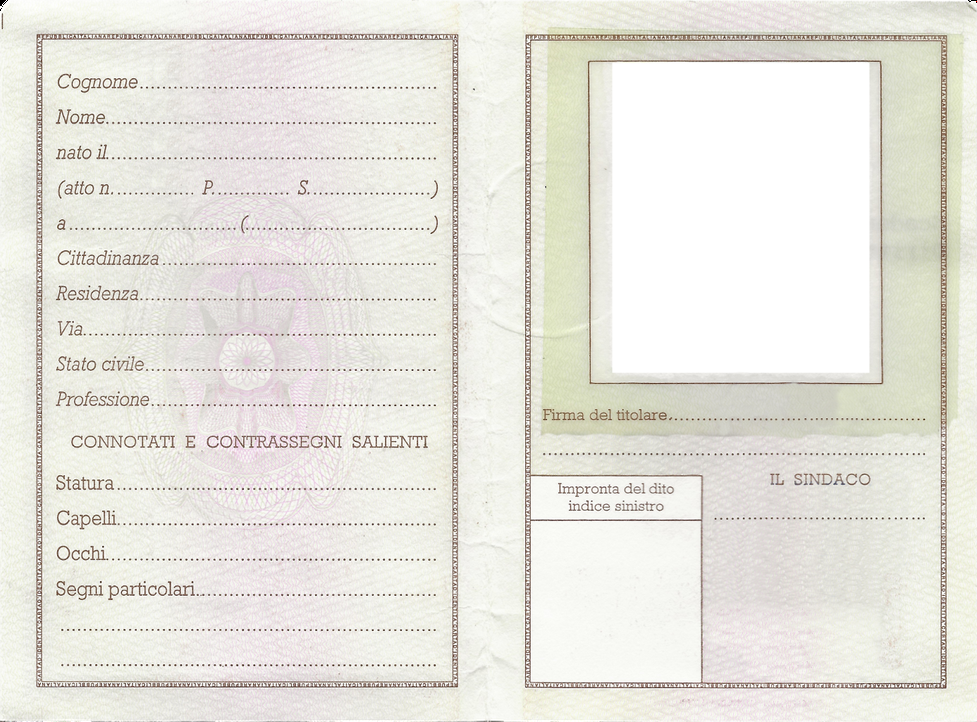
#> input picture SIFT/ReferenceImages/rearCIC.png, 977 x 722 px, shrunk from 1386 x 1024 before the run
$ python RootSIFTV3.py
#> lines starting #> are read from the running program, lines starting #| are printed output that depends on the picture
#%% Import Section
import cv2
import numpy as np
from matplotlib import pyplot as plt
#%% Function definition
# [49 lines left out: function draw_matches, not called in this run]
#%% parameters
eps = 1e-7
#%% path section
tests_paths = 'TestImages/rear/'
references_paths = 'ReferenceImages/'
reference_image_path = references_paths + 'rearCIC.png'
test_image_path = tests_paths + 't-pantaloni-rearCIE.jpg'
#%% SIFT init
sift = cv2.xfeatures2d.SIFT_create()
#%% Opening image
reference_image = cv2.imread(reference_image_path, cv2.IMREAD_GRAYSCALE)
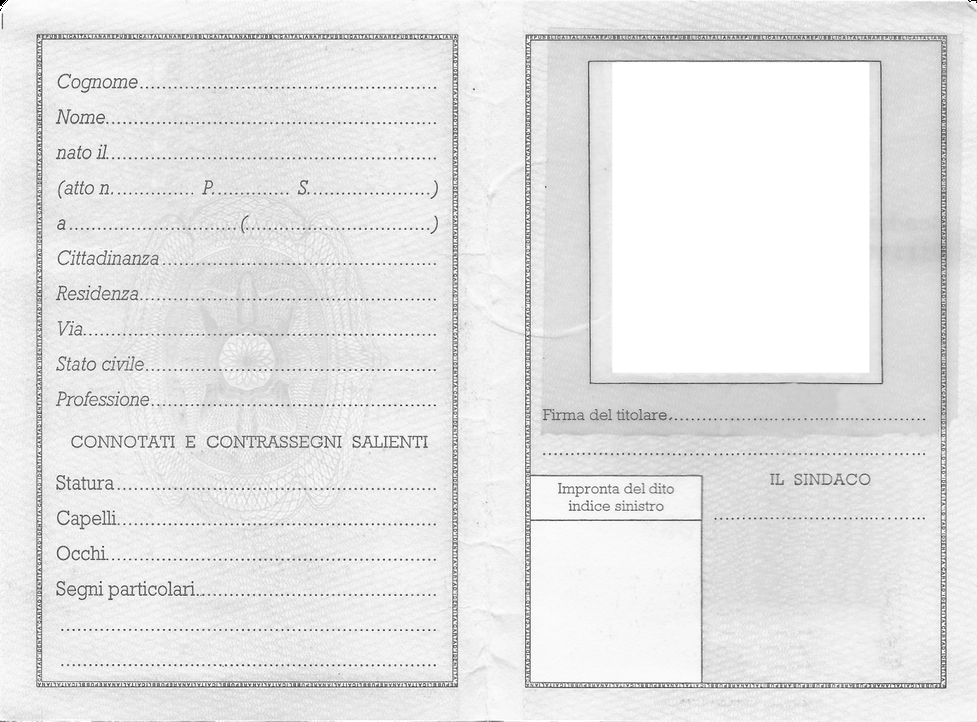
#> reference_image: shape (722, 977); min 0, max 255, mean 229.4
test_image = cv2.imread(test_image_path, cv2.IMREAD_GRAYSCALE)
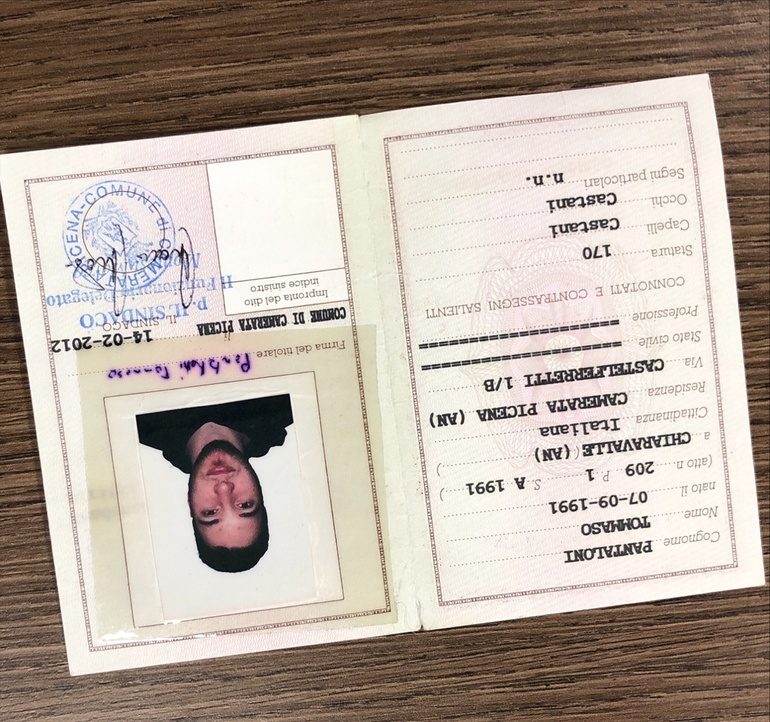
#> input picture TestImages/rear/t-pantaloni-rearCIE.jpg, 770 x 722 px, shrunk from 1092 x 1024 before the run, found by its file name
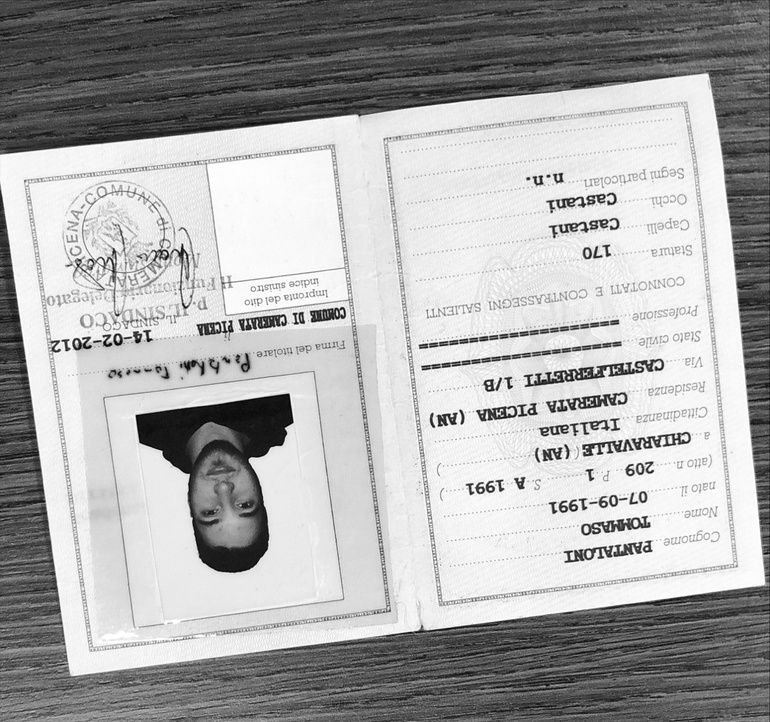
#> test_image: shape (722, 770); min 0, max 255, mean 172
#%% SIFT detection
reference_keypoints, reference_descriptors = sift.detectAndCompute(reference_image, None)
#> reference_keypoints = 2449 keypoints; strongest (x, y, size): (57, 593, 2), (64, 477, 1.9), (58, 122, 2.2), (99, 87, 1.8)
test_keypoints, test_descriptors = sift.detectAndCompute(test_image, None)
#> test_keypoints = 4161 keypoints; strongest (x, y, size): (489, 388, 1.8), (532, 411, 1.9), (490, 489, 2), (647, 445, 1.9)
#%% RootSIFT
reference_descriptors /= (reference_descriptors.sum(axis=1, keepdims=True) + eps)
reference_descriptors = np.sqrt(reference_descriptors)
test_descriptors /= (test_descriptors.sum(axis=1, keepdims=True) + eps)
test_descriptors = np.sqrt(test_descriptors)
#%% Matcher
# FLANN parameters
FLANN_INDEX_KDTREE = 1
index_params = dict(algorithm=FLANN_INDEX_KDTREE, trees=5)
search_params = dict(checks=50)   # or pass empty dictionary
flann = cv2.FlannBasedMatcher(index_params,search_params)
matches = flann.knnMatch(reference_descriptors, test_descriptors, k=2)
#> matches = 2449 matches
# Need to draw only good matches, so create a mask
matchesMask = [[0,0] for i in range(len(matches))]
#> matchesMask = 2449 pairs, first value 0 to 0, second value 0 to 0
# ratio test as per Lowe's paper
for i, (m, n) in enumerate(matches):
    if m.distance < 0.5 * n.distance:
        matchesMask[i]=[1, 0]
#> after the loop, matchesMask = 2449 pairs, first value 0 to 1, second value 0 to 0
draw_params = dict(matchColor=(0, 255, 0),
                   singlePointColor=(255, 0, 0),
                   matchesMask=matchesMask,
                   flags=cv2.DrawMatchesFlags_DEFAULT)
#> draw_params = 4 items

#draw_matches(reference_image, reference_keypoints, test_image, test_descriptors, matches)

img3 = cv2.drawMatchesKnn(reference_image, reference_keypoints, test_image, test_keypoints, matches, None, **draw_params)
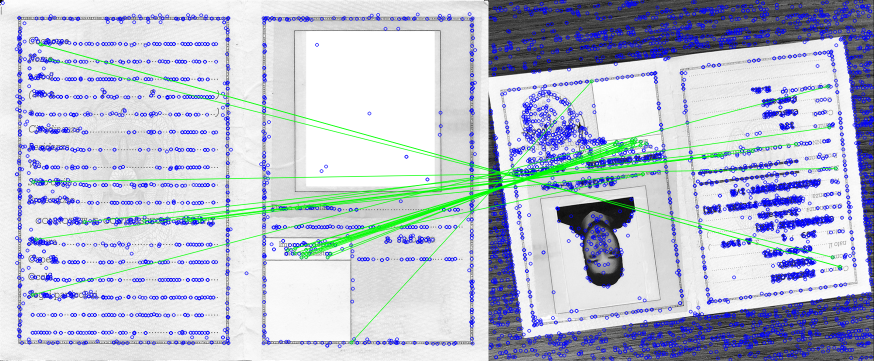
#> img3: shape (722, 1747, 3) (shown at 1/2 size); mean of channels 0, 1, 2 207.3, 192.7, 186.9; drawn as B, G, R
plt.imshow(img3,), plt.show()
